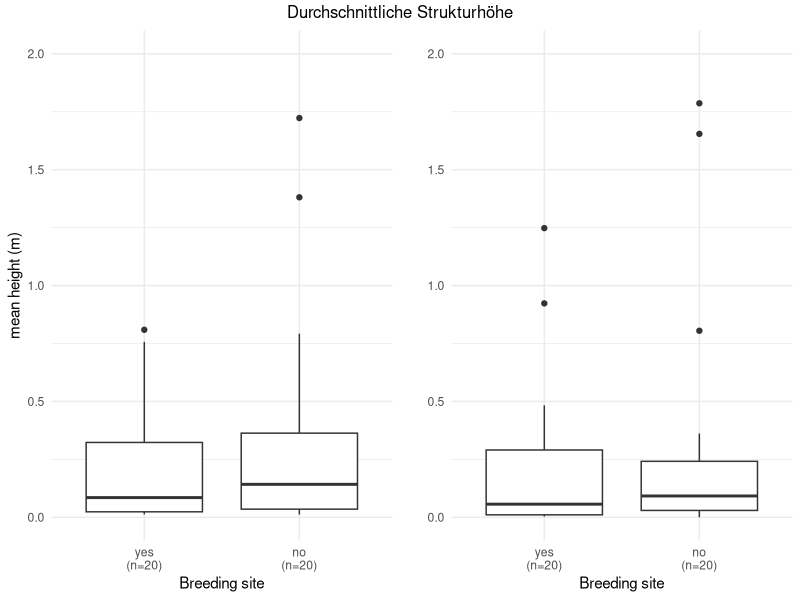
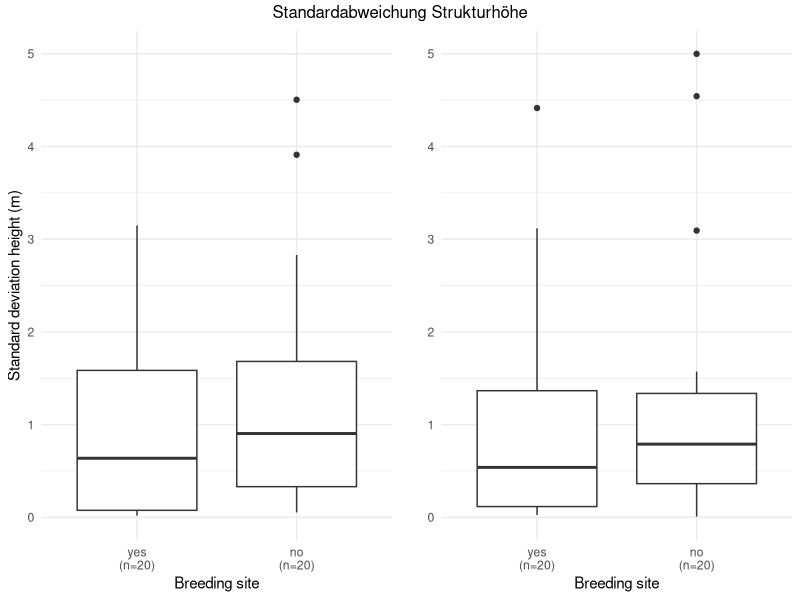
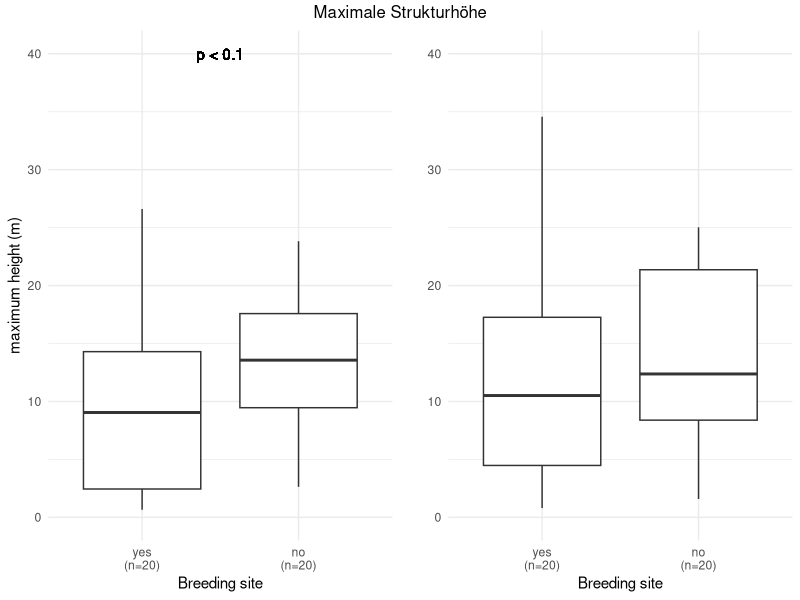
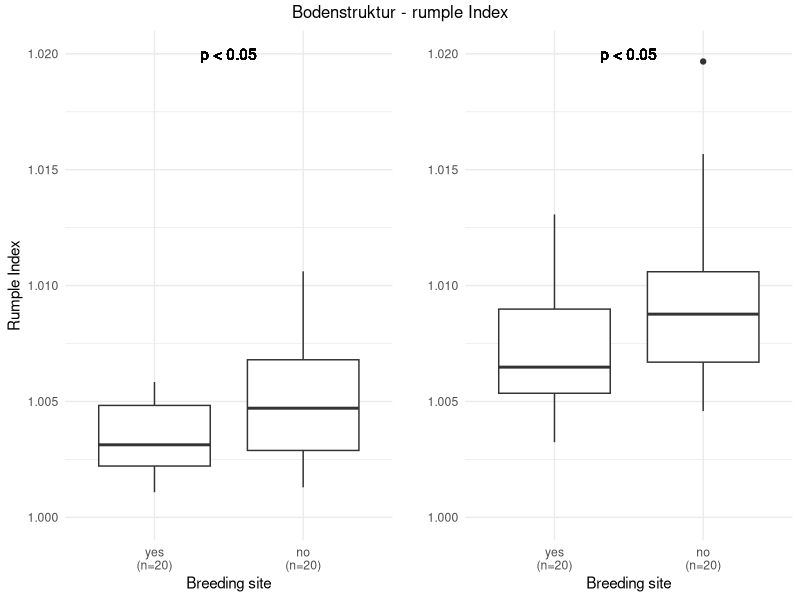
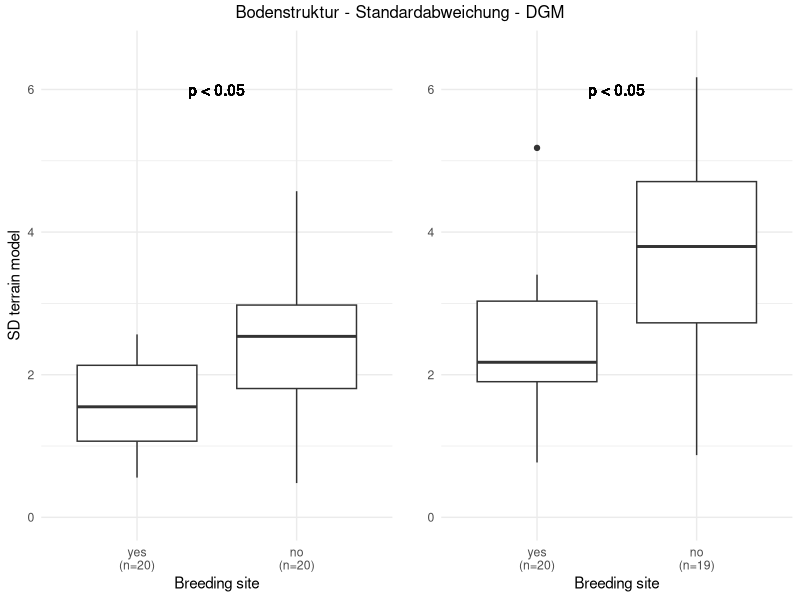
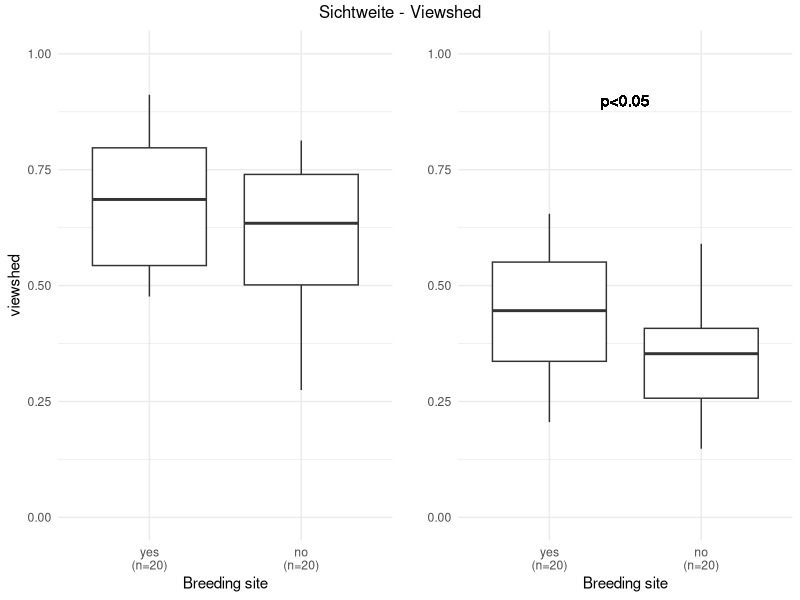
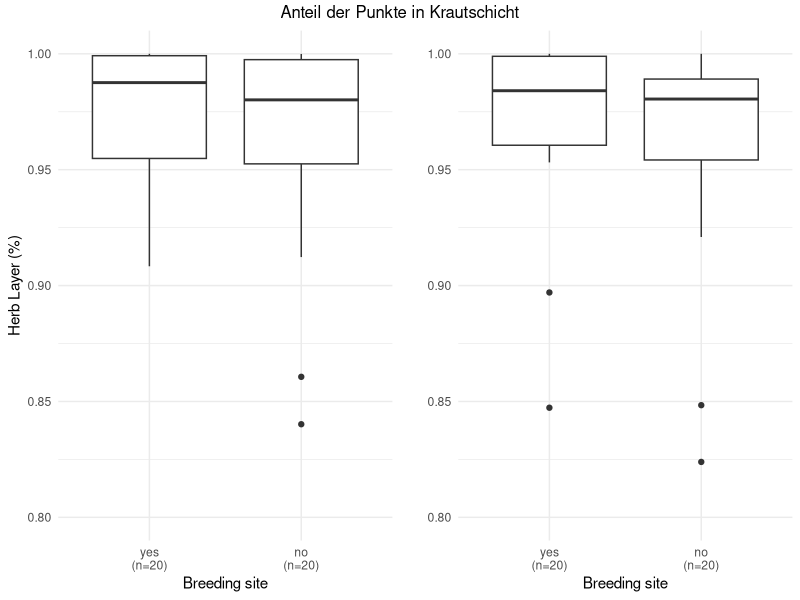
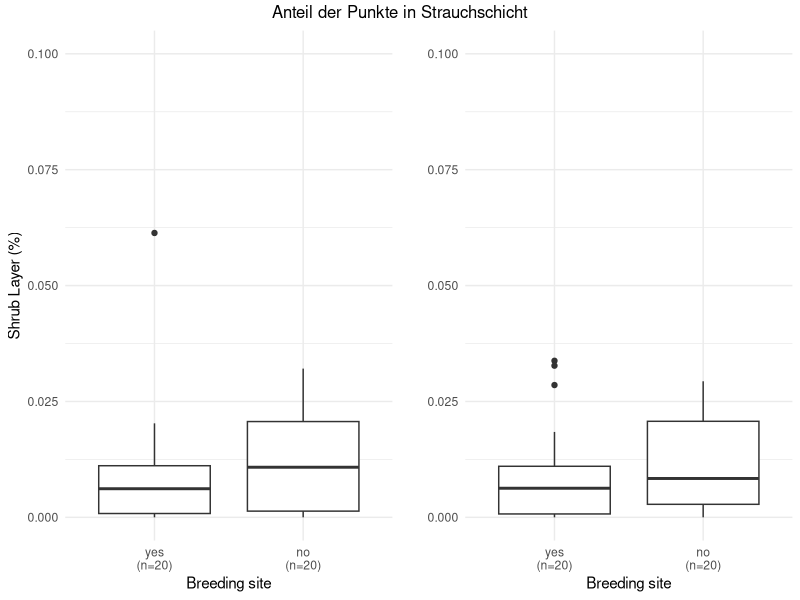

Write the R code that produced these figures, in order.
library(car)
library(ggplot2)
#install.packages("gridExtra")
library(gridExtra)
#install.packages("ggpubr")
library(ggpubr)

### Comparison of structural parameters between drone flights and official flights 
### official aerial survey flights and comparison within the groups between
### breeding sites and KOntroll areas

### Statistical calculations

data <- read.csv2("data/mastertable.csv")
#write.csv2(data, "data/mastertable.csv")
str(data)

data$breeding <- as.factor(data$breeding)

################################################################################
### mean height
### official aerial survey

a <- ggplot(data=data, aes(x=breeding, y=mean_h_flight))+
  geom_boxplot()+
  xlab("Breeding site")+
  ylab("mean height (m)")+
  theme_minimal()+
  scale_x_discrete(labels= c("yes\n(n=20)", "no\n(n=20)")) +
  # ggtitle(" ", subtitle = "official aerial survey")+
  ylim(0,2)

shapiro.test(data$mean_h_flight) 
# not normally distributed -> p < 0.001
leveneTest(data$mean_h_flight, data$breeding)
# Variance homogeneity is present

wilcox.test(data$mean_h_flight ~ data$breeding)
#no sinificant differences between groups


### LiDAR drone 

b <- ggplot(data=data, aes(x=breeding, y=mean_h_drone))+
  geom_boxplot()+
  xlab("Breeding site")+
  ylab("")+
  theme_minimal()+
  scale_x_discrete(labels= c("yes\n(n=20)", "no\n(n=20)")) +
  # ggtitle( " " , subtitle = "LiDAR drone ")+
  ylim(0,2)

shapiro.test(data$mean_h_drone) 
# not normally distributed -> p < 0.001
leveneTest(data$mean_h_drone, data$breeding)
# Variance homogeneity is present

wilcox.test(data$mean_h_drone ~ data$breeding)
# no significant differences between groups

y <- list(a,b)

grid.arrange(
  grobs = y,
  layout_matrix = rbind(c(1,2)),
  top = "Durchschnittliche Strukturhöhe"
)

################################################################################
### Standardabweichung Höhe
### official aerial survey

c <- ggplot(data=data, aes(x=breeding, y=sd_h_flight))+
  geom_boxplot()+
  xlab("Breeding site")+
  ylab("Standard deviation height (m)")+
  theme_minimal()+
  ylim(0,5)+
  scale_x_discrete(labels= c("yes\n(n=20)", "no\n(n=20)")) 
# + ggtitle(" ", subtitle = "official aerial survey")

shapiro.test(data$sd_h_flight) 
# not normally distibuted -> p < 0.001
leveneTest(data$sd_h_flight, data$breeding)
# Variance homogeneity is present

wilcox.test(data$sd_h_flight ~ data$breeding)
# no significant differences between groups

### LiDAR drone 

d <- ggplot(data=data, aes(x=breeding, y=sd_h_drone))+
  geom_boxplot()+
  xlab("Breeding site")+
  ylab("")+
  theme_minimal()+
  ylim(0,5)+
  scale_x_discrete(labels= c("yes\n(n=20)", "no\n(n=20)")) 
#+ ggtitle(" ", subtitle = "LiDAR drone ")

shapiro.test(data$sd_h_drone) 
# not normally distibuted -> p < 0.001
leveneTest(data$sd_h_drone, data$breeding)
# Variance homogeneity is present

wilcox.test(data$sd_h_drone ~ data$breeding)
# no significant differences between groups

y <- list(c,d)

grid.arrange(
  grobs = y,
  layout_matrix = rbind(c(1,2)),
  top = "Standardabweichung Strukturhöhe"
)

################################################################################
### maximum height
### official aerial survey

e <- ggplot(data=data, aes(x=breeding, y=max_h_flight))+
  geom_boxplot()+
  xlab("Breeding site")+
  ylab("maximum height (m)")+
  theme_minimal()+
  ylim(0,40)+
  scale_x_discrete(labels= c("yes\n(n=20)", "no\n(n=20)")) +
 #  ggtitle(" ", subtitle = "official aerial survey")+
  # geom_text(label = ".", x= 1.5, y = 42.5, size = 6)+
  geom_text(label = "p < 0.1", x= 1.5, y = 40)

shapiro.test(data$max_h_flight) 
#  normally distibuted -> p > 0.001
leveneTest(data$max_h_flight, data$breeding)
# Variance homogeneity is present

t.test(data$max_h_flight ~ data$breeding)
# no significant differences between groups
### quite close wuíth p = 0.068

### LiDAR drone 

f <- ggplot(data=data, aes(x=breeding, y=max_h_drone))+
  geom_boxplot()+
  xlab("Breeding site")+
  ylab("")+
  theme_minimal()+
  ylim(0,40)+
  scale_x_discrete(labels= c("yes\n(n=20)", "no\n(n=20)")) 
 #  ggtitle(" ", subtitle = "LiDAR drone ")
  # geom_text(label = ".", x= 1.5, y = 42.5, size = 6)+
 # geom_text(label = "p < 0.1", x= 1.5, y = 40)

shapiro.test(data$max_h_drone) 
# normally distibuted -> p < 0.05
leveneTest(data$max_h_drone, data$breeding)
# Variance homogeneity is present

t.test(data$max_h_drone ~ data$breeding)
# no significant differences between groups
### also quite close p = 0.058

y <- list(e,f)

grid.arrange(
  grobs = y,
  layout_matrix = rbind(c(1,2)),
  top = "Maximale Strukturhöhe"
)


################################################################################
### rumple index 
### official aerial survey

g <- ggplot(data=data, aes(x=breeding, y=rumple_flight))+
  geom_boxplot()+
  xlab("Breeding site")+
  ylab("Rumple Index")+
  theme_minimal()+
  ylim(1,1.02)+
  scale_x_discrete(labels= c("yes\n(n=20)", "no\n(n=20)")) +
 # ggtitle(" ", subtitle = "official aerial survey")+
  # geom_text(label = "*", x= 1.5, y = 1.02)+
  geom_text(label = "p < 0.05", x= 1.5, y = 1.02)

shapiro.test(data$rumple_flight) 
# not normally distibuted -> p > 0.001
leveneTest(data$rumple_flight, data$breeding)
# Variance homogeneity is present

wilcox.test(data$rumple_flight ~ data$breeding)
# significant differences between groups


h <- ggplot(data=data, aes(x=breeding, y=rumple_drone))+
  geom_boxplot()+
  xlab("Breeding site")+
  ylab("")+
  theme_minimal()+
  ylim(1,1.02)+
  scale_x_discrete(labels= c("yes\n(n=20)", "no\n(n=20)")) +
 #  ggtitle(" ", subtitle = "LiDAR drone ")+
  #  geom_text(label = "*", x= 1.5, y = 1.02)+
  geom_text(label = "p < 0.05", x= 1.5, y = 1.02)

shapiro.test(data$rumple_drone) 
# not normally distibuted -> p > 0.05
leveneTest(data$rumple_drone, data$breeding)
# Variance homogeneity is present

wilcox.test(data$rumple_drone ~ data$breeding)
# significant differences between groups

y <- list(g,h)

grid.arrange(
  grobs = y,
  layout_matrix = rbind(c(1,2)),
  top = "Bodenstruktur - rumple Index"
)

################################################################################
#### ground structure - standard deviation of DGM
### official aerial survey

i <- ggplot(data=data, aes(x=breeding, y=sd_dgm_flight))+
  geom_boxplot()+
  xlab("Breeding site")+
  ylab("SD terrain model")+
  theme_minimal()+
  ylim(0,6.5)+
  scale_x_discrete(labels= c("yes\n(n=20)", "no\n(n=20)")) +
  #ggtitle(" ", subtitle = "official aerial survey")+
  # geom_text(label = "*", x= 1.5, y = 1.02)+
  geom_text(label = "p < 0.05", x= 1.5, y = 6)

shapiro.test(data$sd_dgm_flight) 
# normally distibuted -> p < 0.05
leveneTest(data$sd_dgm_flight, data$breeding)
# Variance homogeneity is present

t.test(data$sd_dgm_flight ~ data$breeding)
# significant differences between groups

### LiDAR drone  

### Plot 38 with a strange outlier (sd = 31) therfore = NA
data$sd_dgm_drone[38] <- NA

j <- ggplot(data=data, aes(x=breeding, y=sd_dgm_drone))+
  geom_boxplot()+
  xlab("Breeding site")+
  ylab("")+
  theme_minimal()+
  ylim(0,6.5)+
  scale_x_discrete(labels= c("yes\n(n=20)", "no\n(n=19)")) +
  #ggtitle(" ", subtitle = "LiDAR drone ")+
  #  geom_text(label = "*", x= 1.5, y = 1.02)+
  geom_text(label = "p < 0.05", x= 1.5, y = 6)

shapiro.test(data$sd_dgm_drone) 
#not normally distibuted -> p < 0.05
leveneTest(data$sd_dgm_drone, data$breeding)
# Variance homogeneity is present

wilcox.test(data$sd_dgm_drone ~ data$breeding)

# significant differences between groups

y <- list(i,j)

grid.arrange(
  grobs = y,
  layout_matrix = rbind(c(1,2)),
  top = "Bodenstruktur - Standardabweichung - DGM"
)


################################################################################
###viewshed

### official aerial survey

k <- ggplot(data=data, aes(x=breeding, y=viewshed_flight))+
  geom_boxplot()+
  xlab("Breeding site")+
  ylab("viewshed")+
  theme_minimal()+
  ylim(0,1)+
  scale_x_discrete(labels= c("yes\n(n=20)", "no\n(n=20)")) 
 # ggtitle(" ", subtitle = "official aerial survey")

shapiro.test(data$viewshed_flight) 
#  normally distibuted -> p > 0.001
leveneTest(data$viewshed_flight, data$breeding)
# Variance homogeneity is present

t.test(data$viewshed_flight ~ data$breeding)
# no significant differences between groups

### LiDAR drone 

l <- ggplot(data=data, aes(x=breeding, y=viewshed_drone))+
  geom_boxplot()+
  xlab("Breeding site")+
  ylab("")+
  theme_minimal()+
  ylim(0,1)+
  scale_x_discrete(labels= c("yes\n(n=20)", "no\n(n=20)")) +
  #ggtitle(" ", subtitle = "LiDAR drone ")+
  #  geom_text(label = "*", x= 1.5, y = 1)+
  geom_text(label = "p<0.05", x= 1.5, y = 0.9)

shapiro.test(data$viewshed_drone) 
# normally distibuted -> p > 0.001
leveneTest(data$viewshed_drone, data$breeding)
# Variance homogeneity is present

t.test(data$viewshed_drone ~ data$breeding)
# significant differences between groups!!

y <- list(k,l)

grid.arrange(
  grobs = y,
  layout_matrix = rbind(c(1,2)),
  top = "Sichtweite - Viewshed"
)

################################################################################
#### height classes - herb, shrub and tree layer

### official aerial survey

m <- ggplot(data=data, aes(x=breeding, y=Anteil_Kraut_flight))+
  geom_boxplot()+
  ylab("Herb Layer (%)")+
  xlab("Breeding site")+
  theme_minimal()+
  ylim(0.8,1)+
  scale_x_discrete(labels= c("yes\n(n=20)", "no\n(n=20)")) 
 # ggtitle(" ", subtitle = "official aerial survey")

shapiro.test(data$Anteil_Kraut_flight) 
# not normally distibuted -> p < 0.001
leveneTest(data$Anteil_Kraut_flight, data$breeding)
# Variance homogeneity is present

wilcox.test(data$Anteil_Kraut_flight ~ data$breeding)
# no significant differences between groups

### LiDAR drone 

n <- ggplot(data=data, aes(x=breeding, y=Anteil_Kraut_drone))+
  geom_boxplot()+
  xlab("Breeding site")+
  ylab("")+
  theme_minimal()+
  ylim(0.8,1)+
  scale_x_discrete(labels= c("yes\n(n=20)", "no\n(n=20)")) 
  #ggtitle(" ", subtitle = "LiDAR drone ")
#  geom_text(label = "*", x= 1.5, y = 1)+
# geom_text(label = "p<0.05", x= 1.5, y = 0.9)

shapiro.test(data$Anteil_Kraut_drone) 
# not normally distibuted -> p < 0.001
leveneTest(data$Anteil_Kraut_drone, data$breeding)
# Variance homogeneity is present

wilcox.test(data$Anteil_Kraut_drone ~ data$breeding)
# no differences between groups

y <- list(m,n)

grid.arrange(
  grobs = y,
  layout_matrix = rbind(c(1,2)),
  top = "Anteil der Punkte in Krautschicht"
)

################################################################################
### percentage shrub layer 

### official aerial survey

o <- ggplot(data=data, aes(x=breeding, y=Anteil_Strauch_flight))+
  geom_boxplot()+
  xlab("Breeding site")+
  ylab("Shrub Layer (%)")+
  theme_minimal()+
  ylim(0,0.1)+
  scale_x_discrete(labels= c("yes\n(n=20)", "no\n(n=20)")) 
#  ggtitle(" ", subtitle = "official aerial survey")

shapiro.test(data$Anteil_Strauch_flight) 
# not normally distibuted -> p < 0.001
leveneTest(data$Anteil_Strauch_flight, data$breeding)
# Variance homogeneity is present

wilcox.test(data$Anteil_Strauch_flight ~ data$breeding)
# no significant differences between groups

### LiDAR drone 

p <- ggplot(data=data, aes(x=breeding, y=Anteil_Strauch_drone))+
  geom_boxplot()+
  xlab("Breeding site")+
  ylab("")+
  theme_minimal()+
  ylim(0,0.1)+
  scale_x_discrete(labels= c("yes\n(n=20)", "no\n(n=20)")) 
#  ggtitle(" ", subtitle = "LiDAR drone ")
#  geom_text(label = "*", x= 1.5, y = 1)+
# geom_text(label = "p<0.05", x= 1.5, y = 0.9)

shapiro.test(data$Anteil_Strauch_drone) 
# not normally distibuted -> p < 0.001
leveneTest(data$Anteil_Strauch_drone, data$breeding)
# Variance homogeneity is present

wilcox.test(data$Anteil_Strauch_drone ~ data$breeding)
# no differences between groups

y <- list(o,p)

grid.arrange(
  grobs = y,
  layout_matrix = rbind(c(1,2)),
  top = "Anteil der Punkte in Strauchschicht"
)

################################################################################
### percentage of tree layer 
### official aerial survey

q <- ggplot(data=data, aes(x=breeding, y=Anteil_Baum_flight))+
  geom_boxplot()+
  xlab("Breeding site")+
  ylab("Tree Layer (%)")+
  theme_minimal()+
  ylim(0,0.18)+
  scale_x_discrete(labels= c("yes\n(n=20)", "no\n(n=20)")) 
 # ggtitle(" ", subtitle = "official aerial survey")

shapiro.test(data$Anteil_Baum_flight) 
# not normally distibuted -> p < 0.001
leveneTest(data$Anteil_Baum_flight, data$breeding)
# Variance homogeneity is present

wilcox.test(data$Anteil_Baum_flight ~ data$breeding)
# no significant differences between groups

### LiDAR drone 

r <- ggplot(data=data, aes(x=breeding, y=Anteil_Baum_drone))+
  geom_boxplot()+
  xlab("Breeding site")+
  ylab("")+
  theme_minimal()+
  ylim(0,0.18)+
  scale_x_discrete(labels= c("yes\n(n=20)", "no\n(n=20)")) 
 # ggtitle(" ", subtitle = "LiDAR drone ")
#  geom_text(label = "*", x= 1.5, y = 1)+
# geom_text(label = "p<0.05", x= 1.5, y = 0.9)

shapiro.test(data$Anteil_Baum_drone) 
# not normally distibuted -> p < 0.001
leveneTest(data$Anteil_Baum_drone, data$breeding)
# Variance homogeneity is present

wilcox.test(data$Anteil_Baum_drone ~ data$breeding)
# no significant differences between groups

y <- list(q,r)

grid.arrange(
  grobs = y,
  layout_matrix = rbind(c(1,2)),
  top = "Anteil der Punkte in Baumschicht"
)

################################################################################
### distance to buildings

s <- ggplot(data=data, aes(x=breeding, y=builddist))+
  geom_boxplot()+
  xlab("Breeding site")+
  ylab("Distanz zu Gebäuden (m)")+
  theme_minimal()+
  ylim(0,850)+
  scale_x_discrete(labels= c("yes\n(n=20)", "no\n(n=20)")) +
  ggtitle(" ", subtitle = "Gebäude")
#  geom_text(label = "*", x= 1.5, y = 1)+
# geom_text(label = "p<0.05", x= 1.5, y = 0.9)

shapiro.test(data$builddist) 
# normally distibuted -> p > 0.001
leveneTest(data$builddist, data$breeding)
# Variance homogeneity is present

t.test(data$builddist ~ data$breeding)
# # no significant differences between groups

################################################################################
### distance to roads

t <- ggplot(data=data, aes(x=breeding, y=roaddist))+
  geom_boxplot()+
  xlab("Breeding site")+
  ylab("Distanz zu Straßen (m)")+
  theme_minimal()+
  ylim(0,200)+
  scale_x_discrete(labels= c("yes\n(n=20)", "no\n(n=20)")) +
  ggtitle(" ", subtitle = "Straßen")+
  #  geom_text(label = "*", x= 1.5, y = 1)+
  geom_text(label = "p<0.05", x= 1.5, y = 190)

shapiro.test(data$roaddist) 
# not normally distibuted -> p < 0.001
leveneTest(data$roaddist, data$breeding)
# Variance homogeneity is present

wilcox.test(data$roaddist ~ data$breeding)
# differences!!! Sites with whinchats are significantly further away from roads

################################################################################
### distance to intensive agriculture

u <- ggplot(data=data, aes(x=breeding, y=farmdist))+
  geom_boxplot()+
  xlab("Breeding site")+
  ylab("Distanz zu intensiven Äckern (m)")+
  theme_minimal()+
  ylim(0,3500)+
  scale_x_discrete(labels= c("yes\n(n=20)", "no\n(n=20)")) +
  ggtitle(" ", subtitle = "Äcker")
#  geom_text(label = "*", x= 1.5, y = 1)+
# geom_text(label = "p<0.05", x= 1.5, y = 0.9)

shapiro.test(data$farmdist) 
# not normally distibuted -> p < 0.05
leveneTest(data$farmdist, data$breeding)
# Variance homogeneity is present

wilcox.test(data$farmdist ~ data$breeding)
### # no significant differences between groups, but also generally very high distances in comparison,
### how far the individual plots are from each other

y <- list(s,t,u)

grid.arrange(
  grobs = y,
  layout_matrix = rbind(c(1,2,3)),
  top = "Distanzen zu möglicherweise störenden Faktoren"
)

################################################################################
### number of perches

v <- ggplot(data=data, aes(x=breeding, y=sitzwarten_25sqm))+
  geom_boxplot()+
  xlab("Breeding site")+
  ylab("Number of perches")+
  theme_minimal()+
  scale_x_discrete(labels= c("yes\n(n=20)", "no\n(n=20)")) +
 #  ggtitle("Anzahl Sitzwarten")+
  # geom_text(label = ".", x= 1.5, y = 1)+
  geom_text(label = "p < 0.1", x= 1.5, y = 7.5)+
  ylim(0,8)
v

shapiro.test(data$sitzwarten_25sqm) 
# not normally distibuted -> p < 0.05
leveneTest(data$sitzwarten_25sqm, data$breeding)
# Variance homogeneity is present

wilcox.test(data$sitzwarten_25sqm ~ data$breeding)
# closely not significant
################################################################################
### differnces in height of herb layer 

### SD Krautschicht
w <- ggplot(data=data, aes(x=breeding, y=kraut_sd))+
  geom_boxplot()+
  xlab("Breeding site")+
  ylab("SD height herb layer")+
  theme_minimal()+
  scale_x_discrete(labels= c("yes\n(n=20)", "no\n(n=20)")) +
  # ggtitle(" ", subtitle = "official aerial survey")+
  ylim(0,0.25)

shapiro.test(data$kraut_sd) 
#  normally distibuted -> p > 0.05
leveneTest(data$kraut_sd, data$breeding)
# Variance homogeneity is present

t.test(data$kraut_sd ~ data$breeding)
# no significant differences between groups


################################################################################
### mean height herb layer 
x <- ggplot(data=data, aes(x=breeding, y=kraut_mean))+
  geom_boxplot()+
  xlab("Breeding site")+
  ylab("mean height herb layer")+
  theme_minimal()+
  scale_x_discrete(labels= c("yes\n(n=20)", "no\n(n=20)")) +
  # ggtitle(" ", subtitle = "official aerial survey")+
  ylim(0,0.3)

shapiro.test(data$kraut_mean) 
# normally distibuted -> p > 0.05
leveneTest(data$kraut_mean, data$breeding)
# Variance homogeneity is present

t.test(data$kraut_mean ~ data$breeding)
# no significant differences between groups

y <- list(w,x)

grid.arrange(
  grobs = y,
  layout_matrix = rbind(c(1,2)),
  top = "Struktur der Krautschicht"
)


################################################################################
### Unterschiede in der Biomasse in den Malaisefallen, komplett und log

### mean Biomasse
aa <- ggplot(data=data, aes(x=breeding, y=mean_biomass))+
  geom_boxplot()+
  xlab("Breeding site")+
  ylab("mean biomass")+
  theme_minimal()+
  scale_x_discrete(labels= c("yes\n(n=20)", "no\n(n=20)")) +
  # ggtitle(" ", subtitle = "official aerial survey")+
  ylim(0,120)

shapiro.test(data$mean_biomass) 
#  not normally distibuted -> p < 0.05
leveneTest(data$mean_biomass, data$breeding)
# Variance homogeneity is present

wilcox.test(data$mean_biomass ~ data$breeding)
# no significant differences between groups


################################################################################
### mean biomass (log)
ab <- ggplot(data=data, aes(x=breeding, y=mean_biomass_log))+
  geom_boxplot()+
  xlab("Breeding site")+
  ylab("mean biomass (log")+
  theme_minimal()+
  scale_x_discrete(labels= c("yes\n(n=20)", "no\n(n=20)")) +
  # ggtitle(" ", subtitle = "official aerial survey")+
  ylim(2,5)

shapiro.test(data$mean_biomass_log) 
# not normally distibuted -> p < 0.05
leveneTest(data$mean_biomass_log, data$breeding)
# Variance homogeneity is present

wilcox.test(data$mean_biomass_log ~ data$breeding)
# no significant differences between groups

y <- list(aa,ab)

grid.arrange(
  grobs = y,
  layout_matrix = rbind(c(1,2)),
  top = "Unterschiede in der Biomasse normal und log"
)


################################################################################
################################################################################
################################################################################
################################################################################
################################################################################

############## Overview significant differences  ###############################


#### maximum height with 0.1 > p > 0.05
#### Areas with whinchats have lower heights

#### rumple index with p < 0.05
#### Areas with whinchat with lower values -> less soil structure

#### SD DTM with p < 0.05
#### Areas with whinchat with lower values -> less soil structure

#### viewshed with p < 0.05 
#### Areas with whinchat with higher viewshed

#### except viewshed, data from the aerial surveys and drone are equally significant
#### for viewshed only the drone data

#### Distance to roads with p < 0.05
#### Areas with whinchats with more distance to roads

#### Number of perches on 25 sqm with 0.1 > p > 0.05
#### Areas with whinchats have more perches

################################################################################
################################################################################


### Plotting the final plots for the thesis

### significant differences between groups are in the following variables
### maximum height (only flight)
### rumple index (both)
### sd dgm (both)
### viewshed (only drone)
### number of perches (only available for drone)

### plot names are:
### e+f, g+h, i+j, k+l, v

library(grid)

y <- list(e,f,
          g,h,
          i,j,
          k,l,
          v)

grid.arrange(
  grobs = y,
  layout_matrix = rbind(c(1,2),
                        c(3,4),
                        c(5,6),
                        c(7,8),
                        c(NA,9)),
  top = "       official aerial survey                        LiDAR drone data"
)

# Add horizontal lines between rows using segmentsGrob
# Adjust the "y" positions to add lines between each row

#grid::grid.rect(gp = gpar(col = "white", fill = "white"))  # To clear any borders

# Function to draw a horizontal line between rows
draw_lines <- function(y_position) {
  grid::grid.lines(
    x = unit(c(0, 1), "npc"),  # From left to right of the plot area
    y = unit(y_position, "npc"),  # Position where the line should go
    gp = gpar(col = "black", lwd = 1)  # Line color and thickness
  )
}

# Draw horizontal lines between the rows
draw_lines(0.782)  # Between row 1 and 2
draw_lines(0.585)  # Between row 2 and 3
draw_lines(0.39)  # Between row 3 and 4
draw_lines(0.195)  # Between row 4 and 5

################################################################################

### make all the other plots for the supplemental

### a+b, c+d, m+n, o+p, q+r, w+x


y <- list(a,b,
          c,d,
          m,n,
          o,p,
          q,r,
          w,x)

grid.arrange(
  grobs = y,
  layout_matrix = rbind(c(1,2,3,4),
                        c(5,6,7,8),
                        c(9,10,11,12)),
  top = "        official aerial survey                                                                               LiDAR drone data"
) 

# Function to draw a horizontal line between rows
draw_lines <- function(y_position) {
  grid::grid.lines(
    x = unit(c(0, 1), "npc"),  # From left to right of the plot area
    y = unit(y_position, "npc"),  # Position where the line should go
    gp = gpar(col = "black", lwd = 1)  # Line color and thickness
  )
}
# Function to draw a vertical line
draw_vertical_line <- function(x_position) {
  grid::grid.lines(
    x = unit(x_position, "npc"),  # Position of the vertical line (relative to plot area)
    y = unit(c(0, 1), "npc"),     # The line goes from top to bottom
    gp = gpar(col = "black", lwd = 1)  # Line color and thickness
  )
}


draw_lines(0.648)  # Between row 1 and 2
draw_lines(0.325)  # Between row 2 and 3
draw_vertical_line(0.5) 

